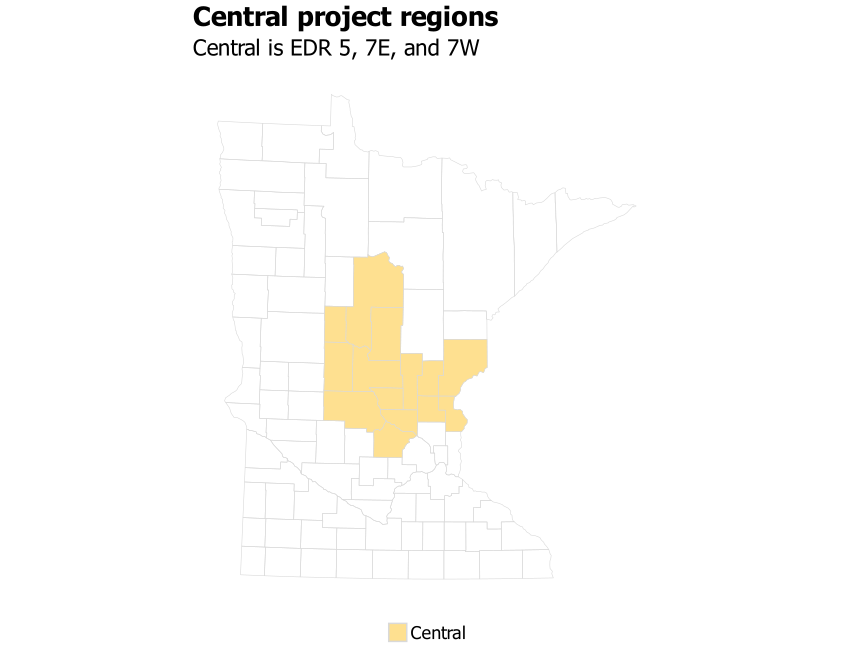

The R source for this figure:
# library -----------------------------------------------------------------
library(tidyverse)
library(sf)
library(ggrepel)
library(scales)
library(ggiraph)
library(rmapshaper)
library(cowplot)
library(RColorBrewer)
library(extrafont)
library(lubridate)
library(systemfonts)
reset_font_cache()
library(ggtext)
library(readxl)
library(ggforce)


rm(list = ls())

theme_bar <- theme_bw() +
  theme(panel.grid.major = element_line(color = "grey70", size = 0.1),
        panel.grid.minor = element_blank(),
        axis.ticks = element_blank(),
        axis.text = element_text(face = "bold"),
        panel.border = element_blank(),
        legend.background = element_rect(fill = "transparent", color = "transparent"),
        legend.key = element_rect(fill = "transparent"),
        legend.key.size = unit(1, "lines"),
        legend.margin = margin(0,0,0,0),
        legend.title = element_blank(),
        legend.text = element_text(margin = margin(l = 2)),
        text = element_text(family = "Tahoma"),
        plot.title.position = "plot",
        plot.title = element_text(face = "bold"))

theme_line <- theme_bw() +
  theme(legend.background = element_rect(fill = "transparent", color = "transparent"),
        legend.key = element_rect(fill = "transparent"),
        legend.text = element_text(margin = margin(l = 2)),
        panel.grid.minor = element_blank(),
        panel.grid.major = element_line(color = "grey70", size = 0.1),
        axis.ticks = element_blank(),
        axis.text = element_text(face = "bold"),
        panel.border = element_blank(),
        legend.margin = margin(0,0,0,0),
        legend.key.size = unit(1, "lines"),
        text = element_text(family = "Tahoma"),
        plot.title.position = "plot",
        plot.title = element_text(face = "bold"))

theme_sf <- theme_bw() +
  theme(axis.text.x=element_blank(),
        axis.text.y=element_blank(),
        axis.ticks=element_blank(),
        panel.background = element_blank(),
        panel.grid.major = element_line(color = "white"),
        panel.border = element_blank(),
        plot.title = element_text(face = "bold"),
        legend.title = element_blank(),
        legend.text = element_text(margin = margin(l = 2)),
        legend.margin = margin(0,0,0,0),
        legend.key.size = unit(1, "lines"),
        text = element_text(family = "Tahoma"),
        plot.title.position = "plot")

regions <- read_csv("/Users/kellyasche/Library/CloudStorage/GoogleDrive-kasche@ruralmn.org/My Drive/Data Prep/R Projects/Join docs/county_regions.csv") %>%
  select(5,6) %>%
  unique() %>%
  mutate(edr = str_replace(edr, "  ", " "),
         planning.region = str_replace(planning.region, " Minnesota", ""),
         planning.region = fct_relevel(planning.region, "Northwest", "Northeast", "Central", "Seven County Mpls-St Paul", "Southwest", "Southeast"),
         edr = fct_relevel(edr, "EDR 1 - Northwest", "EDR 2 - Headwaters", "EDR 3 - Arrowhead", "EDR 4 - West Central", "EDR 5 - North Central", "EDR 6E- Southwest Central", "EDR 6W- Upper Minnesota Valley", "EDR 7E- East Central", "EDR 7W- Central", "EDR 8 - Southwest", "EDR 9 - South Central", "EDR 10 - Southeast", "EDR 11 - 7 County Twin Cities", "Minnesota"))

counties.regions <- read_csv("/Users/kellyasche/Library/CloudStorage/GoogleDrive-kasche@ruralmn.org/My Drive/Data Prep/R Projects/Join docs/county_regions.csv") %>%
  rename(mif = `MIF Region`) %>%
  mutate(countyfp = formatC(countyfp, width = 3, flag = "0"),
         Name = str_to_title(Name),
         Name = str_replace(Name, "Q", "q"),
         Name = str_replace(Name, "Of The", "of the"),
         Name = str_replace(Name, "Mcleod", "McLeod"),
         Dem_Desc = ifelse(Name == "Minnesota", "Minnesota", Dem_Desc),
         Dem_Desc = fct_relevel(Dem_Desc, "Entirely rural", "Town/rural mix", "Urban/town/rural mix", "Entirely urban"),
         edr = str_replace(edr, "  ", " "),
         planning.region = str_replace(planning.region, " Minnesota", ""),
         planning.region = fct_relevel(planning.region, "Northwest", "Northeast", "Central", "Seven County Mpls-St Paul", "Southwest", "Southeast"),
         edr = fct_relevel(edr, "EDR 1 - Northwest", "EDR 2 - Headwaters", "EDR 3 - Arrowhead", "EDR 4 - West Central", "EDR 5 - North Central", "EDR 6E- Southwest Central", "EDR 6W- Upper Minnesota Valley", "EDR 7E- East Central", "EDR 7W- Central", "EDR 8 - Southwest", "EDR 9 - South Central", "EDR 10 - Southeast", "EDR 11 - 7 County Twin Cities", "Minnesota"),
         mif = ifelse(is.na(mif), "TC", mif),
         mif = as.factor(mif),
         mif = fct_relevel(mif, "NW", "NE", "WC", "EC", "SW", "SE", "TC"))
color.ruca <- c("Entirely rural" = "#009933", "Town/rural mix" = "#99CC33", "Urban/town/rural mix" = "#CC9966", "Entirely urban" = "#754C29")

color.pr <- c("Northwest" = "#4575b4","Northeast" = "grey", "Central" = "#fee090", "Seven County Mpls-St Paul" = "#d73027", "Southwest" = "#91bfdb", "Southeast" = "#fc8d59")

color.edr <- c("EDR 1 - Northwest" = "#b3cde3", "EDR 2 - Headwaters" = "#8c96c6", "EDR 3 - Arrowhead" = "#fe9929", "EDR 4 - West Central" = "#8856a7", "EDR 5 - North Central" = "#810f7c", "EDR 6E- Southwest Central" = "#e5f5f9", "EDR 6W- Upper Minnesota Valley" = "#bdc9e1", "EDR 7E- East Central" = "#99d8c9", "EDR 7W- Central" = "#2ca25f", "EDR 8 - Southwest" = "#74a9cf", "EDR 9 - South Central" = "#0570b0", "EDR 10 - Southeast" = "#d7301f", "EDR 11 - 7 County Twin Cities" = "#d8b365")

color.edr.simple <- c("EDR 1" = "#b3cde3", "EDR 2" = "#8c96c6", "EDR 3" = "#fe9929", "EDR 4" = "#8856a7", "EDR 5" = "#810f7c", "EDR 6E" = "#e5f5f9", "EDR 6W" = "#bdc9e1", "EDR 7E" = "#99d8c9", "EDR 7W" = "#2ca25f", "EDR 8" = "#74a9cf", "EDR 9" = "#0570b0", "EDR 10" = "#d7301f", "EDR 11" = "#d8b365", "Minnesota" = "black")

color.pr.edr <- c ("Northwest" = "#4575b4","Northeast" = "#e0f3f8", "Central" = "#fee090", "Seven County Mpls-St Paul" = "#d73027", "Southwest" = "#91bfdb", "Southeast" = "#fc8d59", "Minnesota" = "black", "EDR 1 - Northwest" = "#b3cde3", "EDR 2 - Headwaters" = "#8c96c6", "EDR 3 - Arrowhead" = "#fe9929", "EDR 4 - West Central" = "#8856a7", "EDR 5 - North Central" = "#810f7c", "EDR 6E- Southwest Central" = "#e5f5f9", "EDR 6W- Upper Minnesota Valley" = "#bdc9e1", "EDR 7E- East Central" = "#99d8c9", "EDR 7W- Central" = "#2ca25f", "EDR 8 - Southwest" = "#74a9cf", "EDR 9 - South Central" = "#0570b0", "EDR 10 - Southeast" = "#d7301f", "EDR 11 - 7 County Twin Cities" = "#d8b365")

color.six <- c("#009933", "#4575b4", "grey", "#fee090", "#fc8d59", "#d73027")

mn_counties <- st_read("/Users/kellyasche/Library/CloudStorage/GoogleDrive-kasche@ruralmn.org/My Drive/Data Prep/R Projects/Shapefiles/County shapefiles/MNCounties_MNDOT.shp", quiet = TRUE) %>%
  ms_simplify(keep = .01, keep_shapes = TRUE) %>%
  rename(countyfp = FIPS_CODE)

counties.regions.1 <- counties.regions %>%
  mutate(statefp = "27",
         project.pr = ifelse(edr %in% c("EDR 1 - Northwest", "EDR 2 - Headwaters", "EDR 4 - West Central"), "Northwest",
                             ifelse(edr == "EDR 3 - Arrowhead", "Northeast",
                                    ifelse(edr %in% c("EDR 5 - North Central", "EDR 7E- East Central", "EDR 7W- Central"), "Central",
                                           ifelse(edr %in% c("EDR 6E- Southwest Central", "EDR 6W- Upper Minnesota Valley", "EDR 8 - Southwest"), "Southwest",
                                                  ifelse(edr %in% c("EDR 9 - South Central", "EDR 10 - Southeast"), "Southern", as.character(planning.region)))))),
         project.pr = fct_relevel(project.pr, "Northwest", "Northeast", "Central", "Seven County Mpls-St Paul", "Southwest", "Southern"))

color.project.pr <- c("Northwest" = "#4575b4","Northeast" = "grey", "Central" = "#fee090", "Seven County Mpls-St Paul" = "#d73027", "Southwest" = "#91bfdb", "Southern" = "#fc8d59")


# Prep data ---------------------------------------------------------------

regions <- counties.regions.1 %>%
  filter(Name != "Minnesota") %>%
  left_join(mn_counties[,c(5,7)], by = "countyfp")

# Create map --------------------------------------------------------------

names(regions)

ggplot(regions) +
  geom_sf(color = "grey85", fill = "transparent", aes(geometry = geometry)) +
  geom_sf(data = filter(regions, project.pr == "Central"), color = "grey85", aes(geometry = geometry, fill = project.pr)) +
  scale_fill_manual(values = color.project.pr)+
  theme_sf+
  labs(title= "Central project regions",
       subtitle = "Central is EDR 5, 7E, and 7W") +
  theme(legend.position = "bottom",
        text = element_text(size = 16))

ggsave(filename = "Charts/EPIC/central-project-region-map.pdf", device = cairo_pdf, dpi = "print", width = 8.5, height = 6.5)
